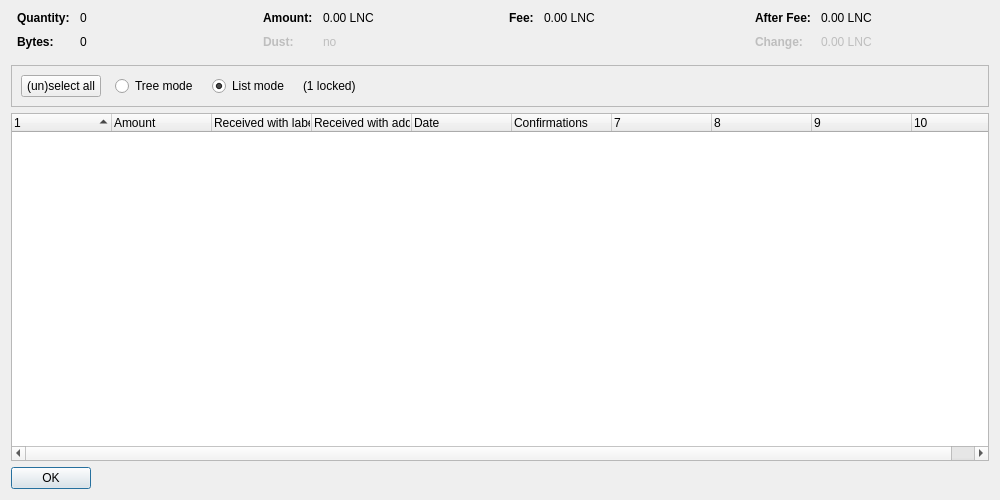
<?xml version="1.0" encoding="UTF-8"?>
<ui version="4.0">
 <class>CoinControlDialog</class>
 <widget class="QDialog" name="CoinControlDialog">
  <property name="geometry">
   <rect>
    <x>0</x>
    <y>0</y>
    <width>1000</width>
    <height>500</height>
   </rect>
  </property>
  <property name="windowTitle">
   <string>Coin Selection</string>
  </property>
  <layout class="QVBoxLayout" name="verticalLayout">
   <item>
    <layout class="QHBoxLayout" name="horizontalLayoutTop" stretch="0,0,0,0">
     <property name="topMargin">
      <number>0</number>
     </property>
     <property name="bottomMargin">
      <number>10</number>
     </property>
     <item>
      <layout class="QFormLayout" name="formLayoutCoinControl1">
       <property name="horizontalSpacing">
        <number>10</number>
       </property>
       <property name="verticalSpacing">
        <number>10</number>
       </property>
       <property name="leftMargin">
        <number>6</number>
       </property>
       <property name="rightMargin">
        <number>6</number>
       </property>
       <item row="0" column="0">
        <widget class="QLabel" name="labelCoinControlQuantityText">
         <property name="font">
          <font>
           <weight>75</weight>
           <bold>true</bold>
          </font>
         </property>
         <property name="text">
          <string>Quantity:</string>
         </property>
        </widget>
       </item>
       <item row="0" column="1">
        <widget class="QLabel" name="labelCoinControlQuantity">
         <property name="cursor">
          <cursorShape>IBeamCursor</cursorShape>
         </property>
         <property name="contextMenuPolicy">
          <enum>Qt::ActionsContextMenu</enum>
         </property>
         <property name="text">
          <string notr="true">0</string>
         </property>
         <property name="textInteractionFlags">
          <set>Qt::LinksAccessibleByMouse|Qt::TextSelectableByKeyboard|Qt::TextSelectableByMouse</set>
         </property>
        </widget>
       </item>
       <item row="1" column="0">
        <widget class="QLabel" name="labelCoinControlBytesText">
         <property name="font">
          <font>
           <weight>75</weight>
           <bold>true</bold>
          </font>
         </property>
         <property name="text">
          <string>Bytes:</string>
         </property>
        </widget>
       </item>
       <item row="1" column="1">
        <widget class="QLabel" name="labelCoinControlBytes">
         <property name="cursor">
          <cursorShape>IBeamCursor</cursorShape>
         </property>
         <property name="contextMenuPolicy">
          <enum>Qt::ActionsContextMenu</enum>
         </property>
         <property name="text">
          <string notr="true">0</string>
         </property>
         <property name="textInteractionFlags">
          <set>Qt::LinksAccessibleByMouse|Qt::TextSelectableByKeyboard|Qt::TextSelectableByMouse</set>
         </property>
        </widget>
       </item>
      </layout>
     </item>
     <item>
      <layout class="QFormLayout" name="formLayoutCoinControl2">
       <property name="horizontalSpacing">
        <number>10</number>
       </property>
       <property name="verticalSpacing">
        <number>10</number>
       </property>
       <property name="leftMargin">
        <number>6</number>
       </property>
       <property name="rightMargin">
        <number>6</number>
       </property>
       <item row="0" column="0">
        <widget class="QLabel" name="labelCoinControlAmountText">
         <property name="font">
          <font>
           <weight>75</weight>
           <bold>true</bold>
          </font>
         </property>
         <property name="text">
          <string>Amount:</string>
         </property>
        </widget>
       </item>
       <item row="0" column="1">
        <widget class="QLabel" name="labelCoinControlAmount">
         <property name="cursor">
          <cursorShape>IBeamCursor</cursorShape>
         </property>
         <property name="contextMenuPolicy">
          <enum>Qt::ActionsContextMenu</enum>
         </property>
         <property name="text">
          <string notr="true">0.00 LNC</string>
         </property>
         <property name="textInteractionFlags">
          <set>Qt::LinksAccessibleByMouse|Qt::TextSelectableByKeyboard|Qt::TextSelectableByMouse</set>
         </property>
        </widget>
       </item>
       <item row="1" column="0">
        <widget class="QLabel" name="labelCoinControlLowOutputText">
         <property name="enabled">
          <bool>false</bool>
         </property>
         <property name="font">
          <font>
           <weight>75</weight>
           <bold>true</bold>
          </font>
         </property>
         <property name="text">
          <string>Dust:</string>
         </property>
        </widget>
       </item>
       <item row="1" column="1">
        <widget class="QLabel" name="labelCoinControlLowOutput">
         <property name="enabled">
          <bool>false</bool>
         </property>
         <property name="cursor">
          <cursorShape>IBeamCursor</cursorShape>
         </property>
         <property name="contextMenuPolicy">
          <enum>Qt::ActionsContextMenu</enum>
         </property>
         <property name="text">
          <string notr="true">no</string>
         </property>
         <property name="textInteractionFlags">
          <set>Qt::LinksAccessibleByMouse|Qt::TextSelectableByKeyboard|Qt::TextSelectableByMouse</set>
         </property>
        </widget>
       </item>
      </layout>
     </item>
     <item>
      <layout class="QFormLayout" name="formLayoutCoinControl3">
       <property name="horizontalSpacing">
        <number>10</number>
       </property>
       <property name="verticalSpacing">
        <number>10</number>
       </property>
       <property name="leftMargin">
        <number>6</number>
       </property>
       <property name="rightMargin">
        <number>6</number>
       </property>
       <item row="0" column="0">
        <widget class="QLabel" name="labelCoinControlFeeText">
         <property name="font">
          <font>
           <weight>75</weight>
           <bold>true</bold>
          </font>
         </property>
         <property name="text">
          <string>Fee:</string>
         </property>
        </widget>
       </item>
       <item row="0" column="1">
        <widget class="QLabel" name="labelCoinControlFee">
         <property name="cursor">
          <cursorShape>IBeamCursor</cursorShape>
         </property>
         <property name="contextMenuPolicy">
          <enum>Qt::ActionsContextMenu</enum>
         </property>
         <property name="text">
          <string notr="true">0.00 LNC</string>
         </property>
         <property name="textInteractionFlags">
          <set>Qt::LinksAccessibleByMouse|Qt::TextSelectableByKeyboard|Qt::TextSelectableByMouse</set>
         </property>
        </widget>
       </item>
      </layout>
     </item>
     <item>
      <layout class="QFormLayout" name="formLayoutCoinControl4">
       <property name="horizontalSpacing">
        <number>10</number>
       </property>
       <property name="verticalSpacing">
        <number>10</number>
       </property>
       <property name="leftMargin">
        <number>6</number>
       </property>
       <property name="rightMargin">
        <number>6</number>
       </property>
       <item row="0" column="0">
        <widget class="QLabel" name="labelCoinControlAfterFeeText">
         <property name="font">
          <font>
           <weight>75</weight>
           <bold>true</bold>
          </font>
         </property>
         <property name="text">
          <string>After Fee:</string>
         </property>
        </widget>
       </item>
       <item row="0" column="1">
        <widget class="QLabel" name="labelCoinControlAfterFee">
         <property name="cursor">
          <cursorShape>IBeamCursor</cursorShape>
         </property>
         <property name="contextMenuPolicy">
          <enum>Qt::ActionsContextMenu</enum>
         </property>
         <property name="text">
          <string notr="true">0.00 LNC</string>
         </property>
         <property name="textInteractionFlags">
          <set>Qt::LinksAccessibleByMouse|Qt::TextSelectableByKeyboard|Qt::TextSelectableByMouse</set>
         </property>
        </widget>
       </item>
       <item row="1" column="0">
        <widget class="QLabel" name="labelCoinControlChangeText">
         <property name="enabled">
          <bool>false</bool>
         </property>
         <property name="font">
          <font>
           <weight>75</weight>
           <bold>true</bold>
          </font>
         </property>
         <property name="text">
          <string>Change:</string>
         </property>
        </widget>
       </item>
       <item row="1" column="1">
        <widget class="QLabel" name="labelCoinControlChange">
         <property name="enabled">
          <bool>false</bool>
         </property>
         <property name="cursor">
          <cursorShape>IBeamCursor</cursorShape>
         </property>
         <property name="contextMenuPolicy">
          <enum>Qt::ActionsContextMenu</enum>
         </property>
         <property name="text">
          <string notr="true">0.00 LNC</string>
         </property>
         <property name="textInteractionFlags">
          <set>Qt::LinksAccessibleByMouse|Qt::TextSelectableByKeyboard|Qt::TextSelectableByMouse</set>
         </property>
        </widget>
       </item>
      </layout>
     </item>
    </layout>
   </item>
   <item>
    <widget class="QFrame" name="frame">
     <property name="minimumSize">
      <size>
       <width>0</width>
       <height>40</height>
      </size>
     </property>
     <property name="frameShape">
      <enum>QFrame::StyledPanel</enum>
     </property>
     <property name="frameShadow">
      <enum>QFrame::Sunken</enum>
     </property>
     <layout class="QHBoxLayout" name="horizontalLayout">
      <item>
       <layout class="QHBoxLayout" name="horizontalLayoutPanel" stretch="0,0,0,0,0">
        <property name="spacing">
         <number>14</number>
        </property>
        <item>
         <widget class="QPushButton" name="pushButtonSelectAll">
          <property name="sizePolicy">
           <sizepolicy hsizetype="Maximum" vsizetype="Fixed">
            <horstretch>0</horstretch>
            <verstretch>0</verstretch>
           </sizepolicy>
          </property>
          <property name="text">
           <string>(un)select all</string>
          </property>
          <property name="autoDefault">
           <bool>false</bool>
          </property>
         </widget>
        </item>
        <item>
         <widget class="QRadioButton" name="radioTreeMode">
          <property name="sizePolicy">
           <sizepolicy hsizetype="Maximum" vsizetype="Fixed">
            <horstretch>0</horstretch>
            <verstretch>0</verstretch>
           </sizepolicy>
          </property>
          <property name="text">
           <string>Tree mode</string>
          </property>
         </widget>
        </item>
        <item>
         <widget class="QRadioButton" name="radioListMode">
          <property name="sizePolicy">
           <sizepolicy hsizetype="Maximum" vsizetype="Fixed">
            <horstretch>0</horstretch>
            <verstretch>0</verstretch>
           </sizepolicy>
          </property>
          <property name="text">
           <string>List mode</string>
          </property>
          <property name="checked">
           <bool>true</bool>
          </property>
         </widget>
        </item>
        <item>
         <widget class="QLabel" name="labelLocked">
          <property name="text">
           <string notr="true">(1 locked)</string>
          </property>
         </widget>
        </item>
        <item>
         <spacer name="horizontalSpacer">
          <property name="orientation">
           <enum>Qt::Horizontal</enum>
          </property>
          <property name="sizeHint" stdset="0">
           <size>
            <width>40</width>
            <height>20</height>
           </size>
          </property>
         </spacer>
        </item>
       </layout>
      </item>
     </layout>
    </widget>
   </item>
   <item>
    <widget class="CoinControlTreeWidget" name="treeWidget">
     <property name="contextMenuPolicy">
      <enum>Qt::CustomContextMenu</enum>
     </property>
     <property name="sortingEnabled">
      <bool>false</bool>
     </property>
     <property name="columnCount">
      <number>10</number>
     </property>
     <attribute name="headerShowSortIndicator" stdset="0">
      <bool>true</bool>
     </attribute>
     <attribute name="headerStretchLastSection">
      <bool>false</bool>
     </attribute>
     <column>
      <property name="text">
       <string/>
      </property>
     </column>
     <column>
      <property name="text">
       <string>Amount</string>
      </property>
     </column>
     <column>
      <property name="text">
       <string>Received with label</string>
      </property>
     </column>
     <column>
      <property name="text">
       <string>Received with address</string>
      </property>
     </column>
     <column>
      <property name="text">
       <string>Date</string>
      </property>
     </column>
     <column>
      <property name="text">
       <string>Confirmations</string>
      </property>
      <property name="toolTip">
       <string>Confirmed</string>
      </property>
     </column>
     <column>
      <property name="text">
       <string/>
      </property>
     </column>
     <column>
      <property name="text">
       <string/>
      </property>
     </column>
     <column>
      <property name="text">
       <string/>
      </property>
     </column>
     <column>
      <property name="text">
       <string/>
      </property>
     </column>
    </widget>
   </item>
   <item>
    <widget class="QDialogButtonBox" name="buttonBox">
     <property name="sizePolicy">
      <sizepolicy hsizetype="Maximum" vsizetype="Fixed">
       <horstretch>0</horstretch>
       <verstretch>0</verstretch>
      </sizepolicy>
     </property>
     <property name="orientation">
      <enum>Qt::Horizontal</enum>
     </property>
     <property name="standardButtons">
      <set>QDialogButtonBox::Ok</set>
     </property>
    </widget>
   </item>
  </layout>
 </widget>
 <customwidgets>
  <customwidget>
   <class>CoinControlTreeWidget</class>
   <extends>QTreeWidget</extends>
   <header>qt/coincontroltreewidget.h</header>
  </customwidget>
 </customwidgets>
 <resources/>
 <connections/>
</ui>
